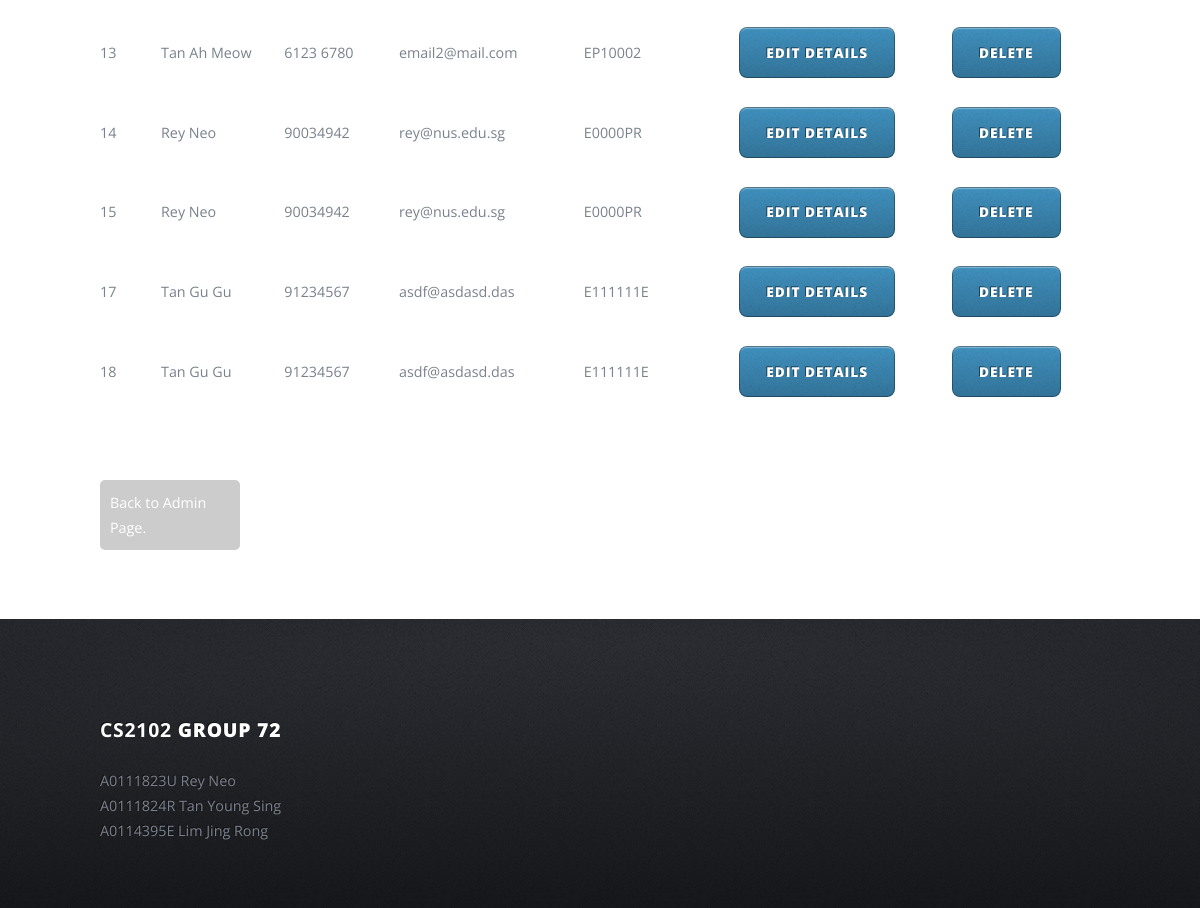
Before: /admin_bookingManagement.php (signed in, lower part) with the older database file.
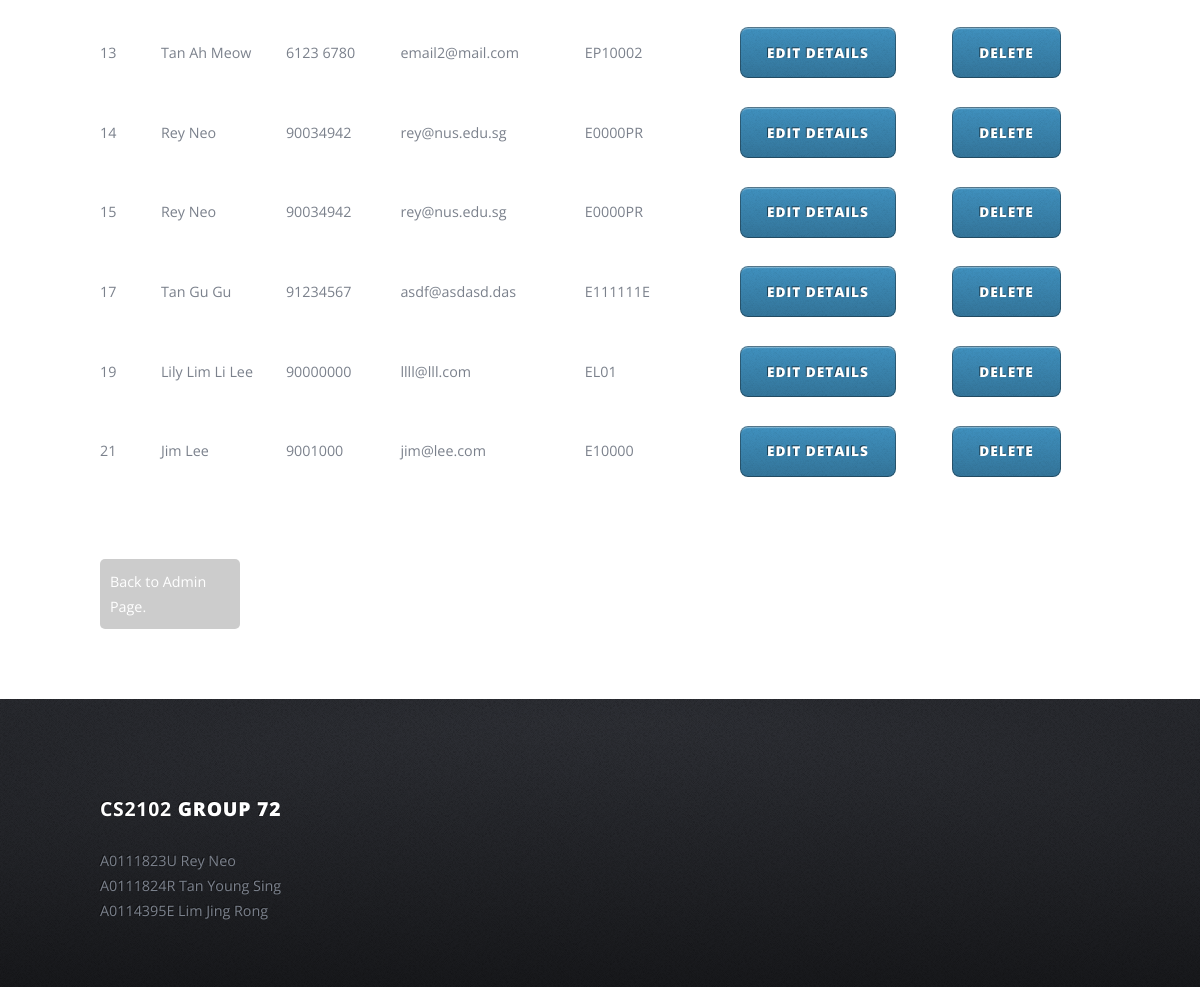
After: the same page with the newer database file.
### tables this page shows
CREATE TABLE `booking` (
  `ReferenceNo` int(11) NOT NULL AUTO_INCREMENT,
  `ContactNum` varchar(25) NOT NULL,
  `ContactEmail` varchar(25) NOT NULL,
  `PassportNumber` varchar(25) NOT NULL,
  PRIMARY KEY (`ReferenceNo`),
  KEY `fk_PassportNumber` (`PassportNumber`),
  CONSTRAINT `fk_PassportNumber` FOREIGN KEY (`PassportNumber`) REFERENCES `passenger` (`PassportNumber`) ON DELETE CASCADE
);

CREATE TABLE `passenger` (
  `PassportNumber` varchar(25) NOT NULL,
  `name` varchar(25) NOT NULL,
  `DOB` timestamp NOT NULL DEFAULT CURRENT_TIMESTAMP,
  PRIMARY KEY (`PassportNumber`)
);

### admin_bookingManagement.php (the view, shortened to what this page needs)
<?php
	require('includes/html_form.class.php');
	$query = "SELECT * FROM booking b INNER JOIN passenger p ON b.PassportNumber = p.PassportNumber";
	$html_table = "<table border='1' cellspacing='5' cellpadding='8' style='border-collapse:collapse'>";
	$html_table .= "<tr><td>Ref No</td><td>Name</td><td>ContactNum</td><td>ContactEmail</td><td>PassportNumber</td><td>Update Details</td><td>Cancel Booking</td></tr>";
	$result = mysql_query($query);
	if (!$result) {
		$message  = 'Invalid query: ' . mysql_error() . "\n";
		$message .= 'Whole query: ' . $query;
		$errMsg = "Something went wrong. Please Contact Admin";
	} else {
		while ($row = mysql_fetch_assoc($result)) {
			$html_table .= "<tr>";
			$html_table .= "<td>" . $row["ReferenceNo"] . "</td>";
			$html_table .= "<td>" . $row["name"] . "</td>";
			$html_table .= "<td>" . $row["ContactNum"] . "</td>";
			$html_table .= "<td>" . $row["ContactEmail"] . "</td>";
			$html_table .= "<td>" . $row["PassportNumber"] . "</td>";
			$editfrm = new HTML_Form();
			$editFrmStr = $editfrm->startForm('admin_updateBookingDetail.php', 'post') . PHP_EOL .
	    	$editfrm->addInput('hidden', 'ReferenceNo', $row["ReferenceNo"], array('id'=>'ReferenceNo') ) .
	    	$editfrm->addInput('hidden', 'name', $row["name"], array('id'=>'name') ) .
	    	$editfrm->addInput('hidden', 'PassportNumber', $row["PassportNumber"], array('id'=>'PassportNumber') ) .
	    	$editfrm->addInput('hidden', 'ContactNum', $row["ContactNum"], array('id'=>'ContactNum') ) .
	    	$editfrm->addInput('hidden', 'ContactEmail', $row["ContactEmail"], array('id'=>'ContactEmail') ) .
		    $editfrm->startTag('p') .
		    $editfrm->addInput('submit', 'submit', 'Edit Details') .
		    $editfrm->endTag() . PHP_EOL .
	        $editfrm->endForm();
	        $html_table .= "<td>" . $editFrmStr . "</td>";
			$deletefrm = new HTML_Form();
			$delFrmStr = $deletefrm->startForm('?delete=1', 'post') . PHP_EOL .
	    	$deletefrm->addInput('hidden', 'ReferenceNo', $row["ReferenceNo"], array('id'=>'ReferenceNo') ) .
	    	$deletefrm->addInput('hidden', 'PassportNumber', $row["PassportNumber"], array('id'=>'PassportNumber') ) .
		    $deletefrm->startTag('p') .
		    $deletefrm->addInput('submit', 'submit', 'Delete') .
		    $deletefrm->endTag() . PHP_EOL .
	        $deletefrm->endForm();
	        $html_table .= "<td>" . $delFrmStr . "</td>";
			$html_table .= "</tr>";
		}
		$html_table .= "</table>";
	}
?>
<?php require('front_half.php'); ?>
<?php
	echo $html_table;
?>
<br>
<a href='admin_page.php' style="float:left; display:block; margin: 0px 10px 5px 0px; background:#ccc; text-decoration:none; color:#fff; padding: 10px; width:14%; color:#fff; border-radius:5px;">Back to Admin Page.</a>
<?php require('lower_half.php'); ?>

### includes/html_form.class.php (shortened to what this page needs)
<?php
class HTML_Form {
    private $tag;
    private $xhtml;
    function __construct($xhtml = true) {
        $this->xhtml = $xhtml;
    }
    function startForm($action = '#', $method = 'post', $id = '', $attr_ar = array() ) {
        $str = "<form action=\"$action\" method=\"$method\"";
        $str .= $attr_ar? $this->addAttributes( $attr_ar ) . '>': '>';
        return $str;
    }
    private function addAttributes( $attr_ar ) {
        $str = '';
        $min_atts = array('checked', 'disabled', 'readonly', 'multiple',
                'required', 'autofocus', 'novalidate', 'formnovalidate');
        foreach( $attr_ar as $key=>$val ) {
            if ( in_array($key, $min_atts) ) {
                if ( !empty($val) ) {
                    $str .= $this->xhtml? " $key=\"$key\"": " $key";
                }
            } else {
                $str .= " $key=\"$val\"";
            }
        }
        return $str;
    }
    function addInput($type, $name, $value, $attr_ar = array() ) {
        $str = "<input type=\"$type\" name=\"$name\" value=\"$value\"";
        if ($attr_ar) {
            $str .= $this->addAttributes( $attr_ar );
        }
        $str .= $this->xhtml? ' />': '>';
        return $str;
    }
    function endForm() {
        return "</form>";
    }
    function startTag($tag, $attr_ar = array() ) {
        $this->tag = $tag;
        $str = "<$tag";
        $str .= '>';
        return $str;
    }
    function endTag($tag = '') {
        $str = $tag? "</$tag>": "</$this->tag>";
        $this->tag = '';
        return $str;
    }
}
?>

Changed rows visible on the page:
removed booking: ReferenceNo "18", PassportNumber.name "Tan Gu Gu", ContactNum "91234567", ContactEmail "asdf@asdasd.das", PassportNumber.PassportNumber "E111111E"
added booking: ReferenceNo "19", PassportNumber.name "Lily Lim Li Lee", ContactNum "90000000", ContactEmail "llll@lll.com", PassportNumber.PassportNumber "EL01"
added booking: ReferenceNo "21", PassportNumber.name "Jim Lee", ContactNum "9001000", ContactEmail "jim@lee.com", PassportNumber.PassportNumber "E10000"
